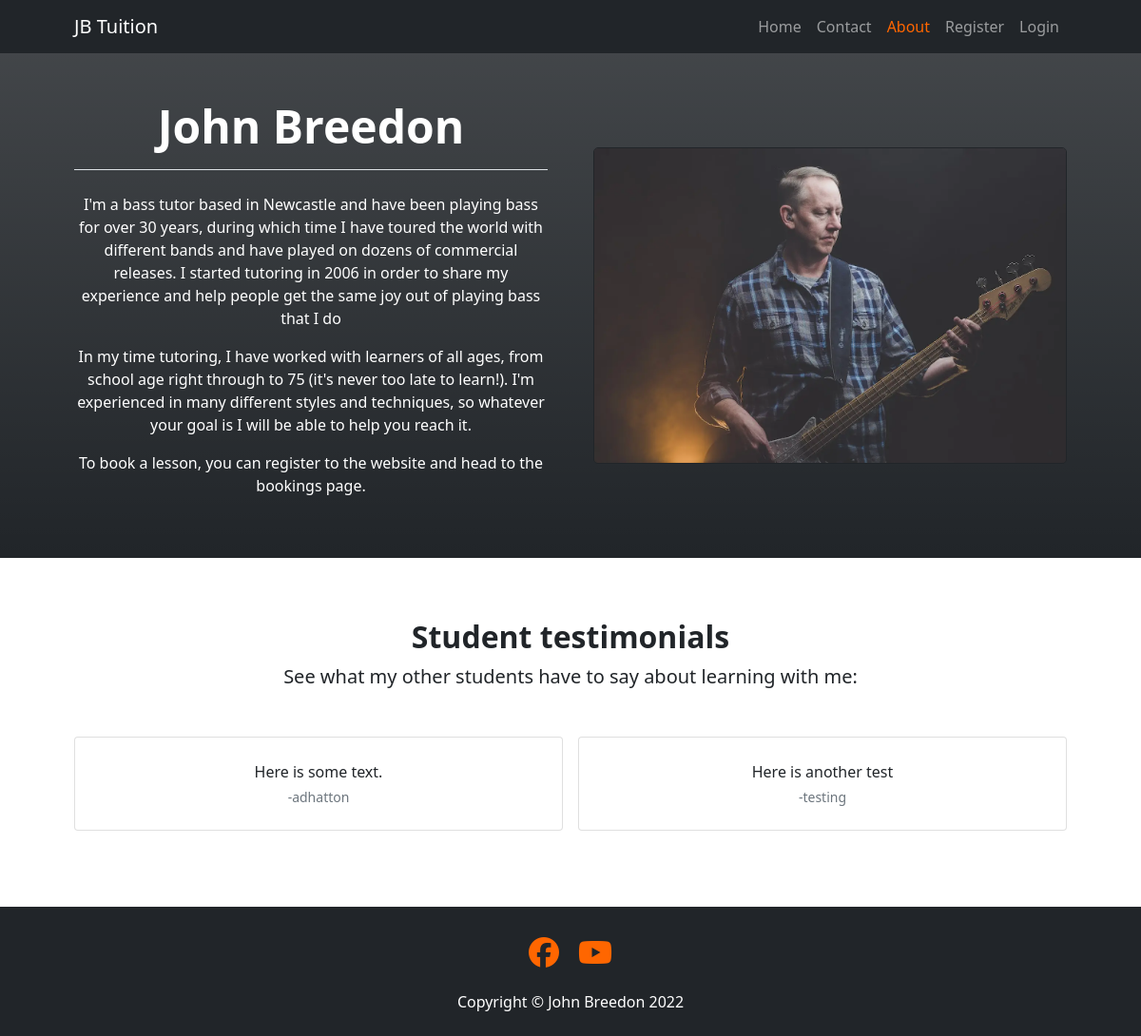
Page /about/ on the earlier database version.
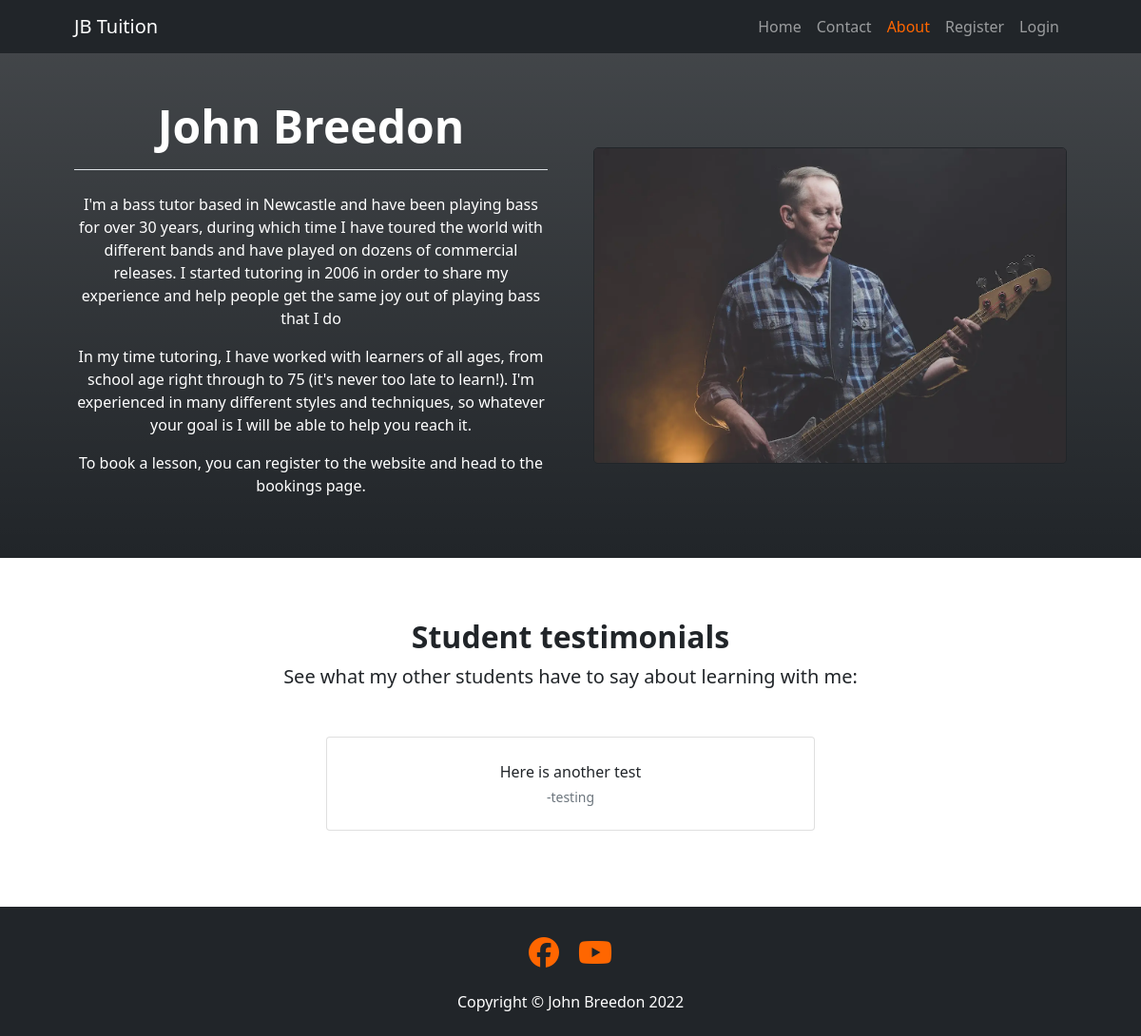
Same page on the later database version.
### learner_account/models.py (models this page shows, shortened)
class Testimonial(models.Model):
    user = models.OneToOneField(User, on_delete=models.CASCADE)
    content = models.TextField()
    created_on = models.DateTimeField(auto_now_add=True)
    updated_on = models.DateTimeField(auto_now_add=True)
    approved = models.BooleanField(default=False)
    class Meta:
        ordering = ['created_on']

### home/views.py (the view)
# urls.py: path('about/', views.about_page, name='about'),
def about_page(request):
    queryset = Testimonial.objects.filter(approved=True)
    testimonial_pks = [i.pk for i in queryset]
    random.shuffle(testimonial_pks)
    random_testimonials = [queryset.get(id=i) for i in testimonial_pks]
    return render(
        request,
        'about.html',
        {'testimonials': random_testimonials},
    )

### home/context_processors.py (called while the page is built)
def navbar_scrollspy_processor(request):
    navlinks = {
        '/home/': 'home',
        '/contact/': 'contact',
    }
    return {
        'navlinks_scrollspy': navlinks,
    }

def navbar_processor(request):
    navlinks = {
        '/about/': 'about',
    }
    return {
        'navlinks': navlinks,
    }

### templates/about.html
{% extends 'base.html' %} {% block content %}
{% load static %}
<header id="about-header" class="bg-dark bg-gradient py-5 push-below-nav">
    <div class="container px-5">
        <div class="row row-cols-1 row-cols-lg-2 gx-5 align-items-center">
            <div class="col text-white text-center">
                <h1 class="display-5 fw-bolder mb-4 pb-3 border-bottom">John Breedon</h1>
                <p>I'm a bass tutor based in Newcastle and have been playing bass for over 30 years, during which time I
                    have toured the world with different bands and have played on dozens of commercial releases. I
                    started tutoring in 2006 in order to share my experience and help people get the same joy out of
                    playing bass that I do</p>
                <p>In my time tutoring, I have worked with learners of all ages, from school age right through to 75
                    (it's never too late to learn!). I'm experienced in many different styles and techniques, so
                    whatever your goal is I will be able to help you reach it.</p>
                <p>To book a lesson, you can register to the website and head to the bookings page.</p>
            </div>
            <div class="col img-container">
                <img src="{% static 'images/image-of-tutor.webp' %}" class="about-img"
                    alt="Bass tutor playing his guitar">
            </div>
        </div>
    </div>
</header>
<section class="py-5">
    <div class="container px-5 mb-5 mt-3 px-5">
        <div class="text-center mb-5">
            <h2 class="fw-bolder">Student testimonials</h2>
            <p class="lead mb-0">See what my other students have to say about learning with me:</p>
        </div>
        <div class="row row-cols-1 row-cols-md-2 gx-3 gy-3 justify-content-center">
            {% for testimonial in testimonials|slice:8 %}
            <div class="col">
                <div class="card h-100 flex-row align-items-center">
                    <div class="card-body p-4 text-center">
                        <p class="mb-1">{{ testimonial.content }}</p>
                        <div class="small text-muted">-{{ testimonial.user }}</div>
                    </div>
                </div>
            </div>
            {% endfor %}
        </div>
    </div>
</section>
{% endblock %}

### templates/base.html (shortened to what this page needs)
{% load static %}
<!DOCTYPE html>
<html lang="en">
<head>
    <link href="https://cdn.jsdelivr.net/npm/bootstrap@5.0.2/dist/css/bootstrap.min.css" rel="stylesheet"
>
    <link rel="stylesheet" href="{% static 'css/style.css' %}">
</head>
<body>
    <nav class="navbar navbar-expand-lg navbar-dark bg-dark fixed-top">
        <div class="container px-5">
            <a id="logo" class="navbar-brand" href="{% url 'home' %}">JB Tuition</a>
            <div class="collapse navbar-collapse" id="navbarSupportedContent">
                <ul class="navbar-nav ms-auto mb-2 mb-lg-0">
                    {% for path, name in navlinks_scrollspy.items %}
                        {% if request.path == path %}
                        <li class="nav-item">
                            <a id="{{ name }}-link" class="nav-link active scrollspy-link" aria-current="page"
                                href="{% url name %}">{{ name|capfirst }}</a>
                        </li>
                        {% else %}
                        <li class="nav-item">
                            <a id="{{ name }}-link" class="nav-link scrollspy-link"
                                href="{% url name %}">{{ name|capfirst }}</a>
                        </li>
                        {% endif %}
                    {% endfor %}
                    {% for path, name in navlinks.items %}
                        {% if request.path == path %}
                        <li class="nav-item"><a class="nav-link active" aria-current="page"
                                href="{% url name %}">{{ name|capfirst }}</a></li>
                        {% else %}
                        <li class="nav-item"><a class="nav-link" href="{% url name %}">{{ name|capfirst }}</a></li>
                        {% endif %}
                    {% endfor %}
                    {% if user.is_authenticated %}
                    {% if '/bookings/' in request.path %}
                    <li class="nav-item"><a class="nav-link active" aria-current="page"
                            href="{% url 'bookings' %}">Bookings</a></li>
                    {% else %}
                    <li class="nav-item"><a class="nav-link" href="{% url 'bookings' %}">Bookings</a></li>
                    {% endif %}
                    {% if '/learner_account/' in request.path %}
                    <li class="nav-item"><a class="nav-link active" aria-current="page"
                            href="{% url 'learner_account' %}">Account</a></li>
                    {% else %}
                    <li class="nav-item"><a class="nav-link" href="{% url 'learner_account' %}">Account</a></li>
                    {% endif %}
                    {% if request.path == '/accounts/logout/' %}
                    <li class="nav-item"><a class="nav-link active" aria-current="page"
                            href="{% url 'account_logout' %}">Logout</a></li>
                    {% else %}
                    <li class="nav-item"><a class="nav-link" href="{% url 'account_logout' %}">Logout</a></li>
                    {% endif %}
                    {% else %}
                    {% if request.path == '/accounts/signup/' %}
                    <li class="nav-item"><a class="nav-link active" aria-current="page"
                            href="{% url 'account_signup' %}">Register</a></li>
                    {% else %}
                    <li class="nav-item"><a class="nav-link" href="{% url 'account_signup' %}">Register</a></li>
                    {% endif %}
                    {% if request.path == '/accounts/login/' %}
                    <li class="nav-item"><a class="nav-link active" aria-current="page"
                            href="{% url 'account_login' %}">Login</a></li>
                    {% else %}
                    <li class="nav-item"><a class="nav-link" href="{% url 'account_login' %}">Login</a></li>
                    {% endif %}
                    {% endif %}
                </ul>
            </div>
        </div>
    </nav>
    {% block content %}{% endblock content %}
    <footer class="py-4 bg-dark">
        <div class="container px-5">
            <ul class="social-links">
                <li class="social-icon">
                    <a href="https://facebook.com" target="_blank" rel="noopener"
                        aria-label="Find me on Facebook (opens in a new tab)"><i class="fab fa-facebook"></i></a>
                </li>
                <li class="social-icon">
                    <a href="https://youtube.com" target="_blank" rel="noopener"
                        aria-label="Listen to me on YouTube (opens in a new tab)"><i class="fab fa-youtube"></i></a>
                </li>
            </ul>
            <p class="m-0 text-center text-white">Copyright &copy; John Breedon <span id="copyright-year"></span></p>
        </div>
    </footer>
</body>
</html>

### static/css/style.css (style rules this page uses)
* { margin: 0; padding: 0; }
html { height: 100%; }
body { position: relative; min-height: calc(100% - 56px); padding-bottom: 120px; }
.active { color: #ff6600 !important; }
.push-below-nav { margin-top: 56px; }
footer { position: absolute; bottom: 0; width: 100%; }
.about-img { width: 100%; border-radius: 5px; border: solid 1px; }
.social-links { padding: 0; text-align: center; }
.social-icon { display: inline-block; font-size: 2rem; margin: 0 0.5rem; }
.social-icon > a { color: #ff6600; }

Differences in the rows shown:
removed Testimonial: content "Here is some text.", user "adhatton"
